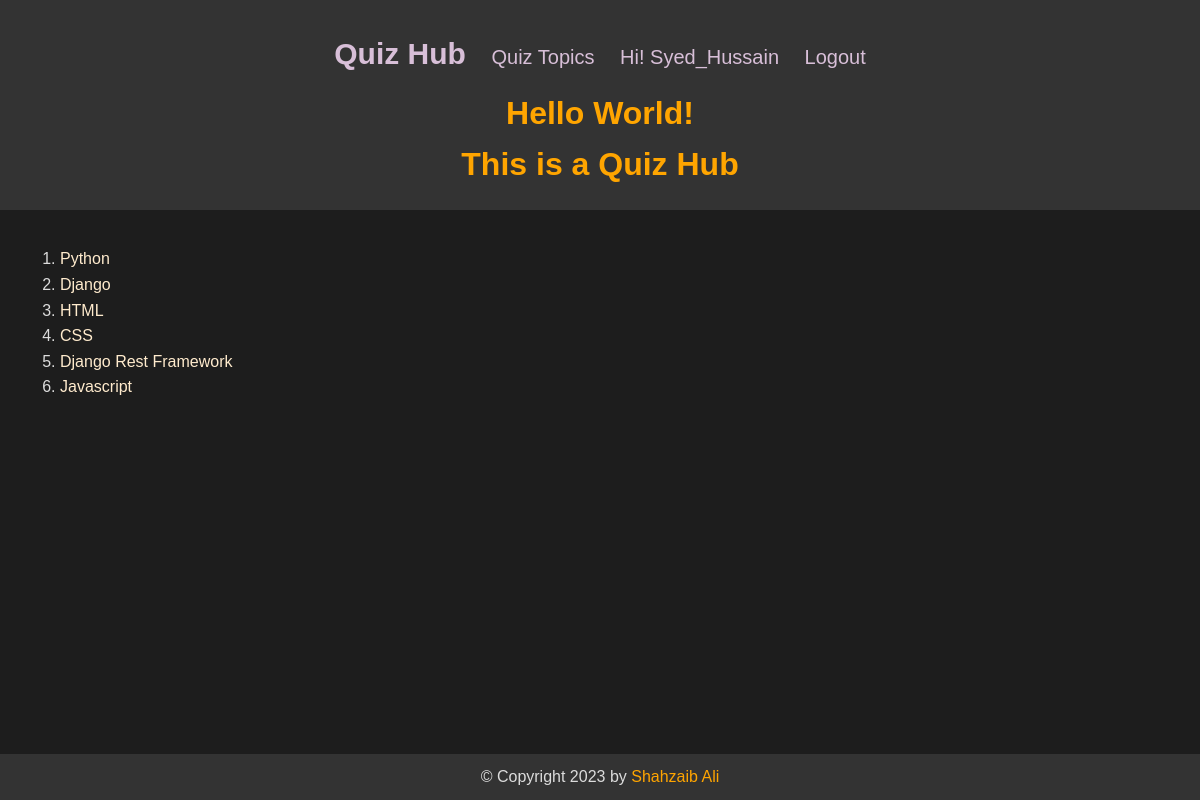
The page /topics/ (signed in) on the database its author committed.
### quiz_app/models.py (models this page shows)
class Topic(models.Model):
    topic = models.CharField(max_length=255)
    def __str__(self):
        return self.topic

### quiz_app/views.py (the view)
# urls.py: path("topics/", views.TopicView.as_view(), name="topics"),
class TopicView(APIView):
    def get(self, request):
        topics = Topic.objects.all()
        context = {
            'topics': topics
        }
        return render(request, 'quiz_app/topics.html', context=context)

### quiz_app/templates/quiz_app/topics.html (shortened to what this page needs)
{% extends 'quiz_app/index.html' %}
{% block content %}
    <ol>
    {% for topic in topics %}
        <li>
            <a href="{% url 'quiz_app:quiz_question' topic.id %}">
                {{topic}}
            </a>
        </li>
    {% endfor %}
    </ol>
{% endblock %}

### quiz_app/templates/quiz_app/index.html (shortened to what this page needs)
{% load static %}
<!DOCTYPE html>
<html lang="en">
  <head>
  </head>
  <body>
    <header class="header">
      <div>
        <nav class="nav">
          <a href="{% url 'quiz_app:index' %}" style="font-size: 30px;"><b>Quiz Hub</b></a>
          <a href="{% url 'quiz_app:topics' %}">Quiz Topics</a>
          {% if request.user.is_authenticated %}
            <a href="{% url 'quiz_app:profile' %}" title="Update my profile">Hi! {{ request.user.username }}</a>
            <a href="{% url 'quiz_app:logout' %}" class="btn btn-outline">Logout</a>
          {% else %}
            <a href="{% url 'quiz_app:login' %}" class="btn btn-outline">Login</a>
            <a href="{% url 'quiz_app:register' %}" class="btn btn-primary">Join Now</a>
          {% endif %}
        </nav>
      </div>
      <div>
        <h1>Hello World!</h1>
        <h1>This is a Quiz Hub</h1>
      </div>
    </header>
    <main>
      <div class="container">
        {% block content %} {% endblock %}
      </div>
    </main>
    <footer class="footer">
      <div class="container">
        <p>
          &copy; Copyright {% now 'Y' %} by <a href="https://linktr.ee/shahzaib_ali">Shahzaib Ali</a>
        </p>
      </div>
    </footer>
  </body>
</html>

### rows shown on the page
Topic: topic "Python"
Topic: topic "Django"
Topic: topic "HTML"
Topic: topic "CSS"
Topic: topic "Django Rest Framework"
Topic: topic "Javascript"

### other values the page prints
{{ request.user.username }} "Syed_Hussain"
